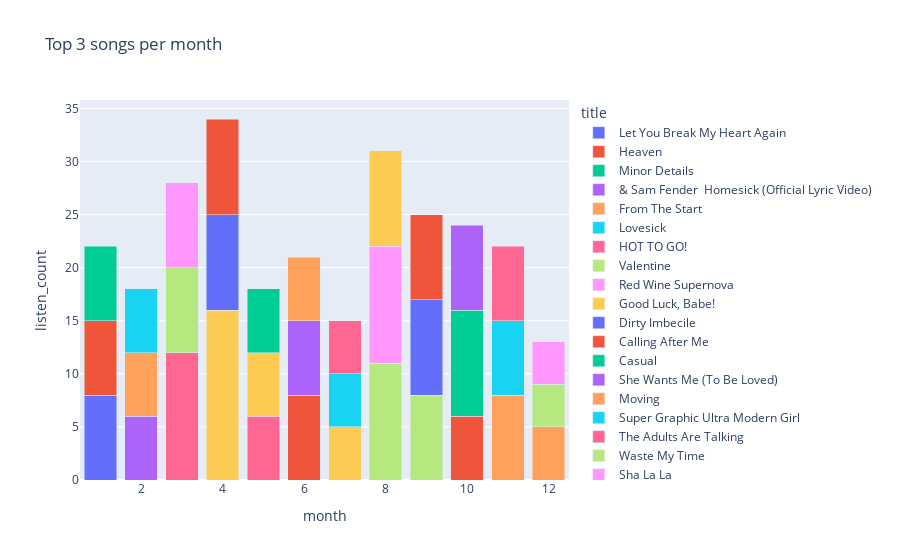

Here is the notebook cell this chart was saved with:
### Code cell
monthly_counts = music.groupby(['title', 'month']).size().reset_index(name='listen_count')

top3_songs = pd.DataFrame()
for month in range(1,13):
    df = monthly_counts[monthly_counts['month']==month]
    df = df.sort_values('listen_count', ascending=False).head(3)
    top3_songs = pd.concat([top3_songs, df])
top3_songs = top3_songs.sort_values(by=["month", "listen_count"], ascending=[True, False])

fig = px.bar(top3_songs, x="month", y="listen_count", color="title", barmode="stack", 
             title="Top 3 songs per month")
fig.show()

### Figure 1 — Plotly figure (JSON) as saved in the notebook; plotly's stock layout.template omitted (floating-point values rounded to 4 significant figures)
{"data": [{"hovertemplate": "title=Let You Break My Heart Again<br>month=%{x}<br>listen_count=%{y}<extra></extra>", "legendgroup": "Let You Break My Heart Again", "marker": {"color": "#636efa", "pattern": {"shape": ""}}, "name": "Let You Break My Heart Again", "orientation": "v", "showlegend": true, "textposition": "auto", "type": "bar", "x": [1.0], "xaxis": "x", "y": [8], "yaxis": "y"}, {"hovertemplate": "title=Heaven<br>month=%{x}<br>listen_count=%{y}<extra></extra>", "legendgroup": "Heaven", "marker": {"color": "#EF553B", "pattern": {"shape": ""}}, "name": "Heaven", "orientation": "v", "showlegend": true, "textposition": "auto", "type": "bar", "x": [1.0], "xaxis": "x", "y": [7], "yaxis": "y"}, {"hovertemplate": "title=Minor Details<br>month=%{x}<br>listen_count=%{y}<extra></extra>", "legendgroup": "Minor Details", "marker": {"color": "#00cc96", "pattern": {"shape": ""}}, "name": "Minor Details", "orientation": "v", "showlegend": true, "textposition": "auto", "type": "bar", "x": [1.0], "xaxis": "x", "y": [7], "yaxis": "y"}, {"hovertemplate": "title=& Sam Fender  Homesick (Official Lyric Video)<br>month=%{x}<br>listen_count=%{y}<extra></extra>", "legendgroup": "& Sam Fender  Homesick (Official Lyric Video)", "marker": {"color": "#ab63fa", "pattern": {"shape": ""}}, "name": "& Sam Fender  Homesick (Official Lyric Video)", "orientation": "v", "showlegend": true, "textposition": "auto", "type": "bar", "x": [2.0], "xaxis": "x", "y": [6], "yaxis": "y"}, {"hovertemplate": "title=From The Start<br>month=%{x}<br>listen_count=%{y}<extra></extra>", "legendgroup": "From The Start", "marker": {"color": "#FFA15A", "pattern": {"shape": ""}}, "name": "From The Start", "orientation": "v", "showlegend": true, "textposition": "auto", "type": "bar", "x": [2.0], "xaxis": "x", "y": [6], "yaxis": "y"}, {"hovertemplate": "title=Lovesick<br>month=%{x}<br>listen_count=%{y}<extra></extra>", "legendgroup": "Lovesick", "marker": {"color": "#19d3f3", "pattern": {"shape": ""}}, "name": "Lovesick", "orientation": "v", "showlegend": true, "textposition": "auto", "type": "bar", "x": [2.0], "xaxis": "x", "y": [6], "yaxis": "y"}, {"hovertemplate": "title=HOT TO GO!<br>month=%{x}<br>listen_count=%{y}<extra></extra>", "legendgroup": "HOT TO GO!", "marker": {"color": "#FF6692", "pattern": {"shape": ""}}, "name": "HOT TO GO!", "orientation": "v", "showlegend": true, "textposition": "auto", "type": "bar", "x": [3.0, 5.0], "xaxis": "x", "y": [12, 6], "yaxis": "y"}, {"hovertemplate": "title=Valentine<br>month=%{x}<br>listen_count=%{y}<extra></extra>", "legendgroup": "Valentine", "marker": {"color": "#B6E880", "pattern": {"shape": ""}}, "name": "Valentine", "orientation": "v", "showlegend": true, "textposition": "auto", "type": "bar", "x": [3.0], "xaxis": "x", "y": [8], "yaxis": "y"}, {"hovertemplate": "title=Red Wine Supernova<br>month=%{x}<br>listen_count=%{y}<extra></extra>", "legendgroup": "Red Wine Supernova", "marker": {"color": "#FF97FF", "pattern": {"shape": ""}}, "name": "Red Wine Supernova", "orientation": "v", "showlegend": true, "textposition": "auto", "type": "bar", "x": [3.0], "xaxis": "x", "y": [8], "yaxis": "y"}, {"hovertemplate": "title=Good Luck, Babe!<br>month=%{x}<br>listen_count=%{y}<extra></extra>", "legendgroup": "Good Luck, Babe!", "marker": {"color": "#FECB52", "pattern": {"shape": ""}}, "name": "Good Luck, Babe!", "orientation": "v", "showlegend": true, "textposition": "auto", "type": "bar", "x": [4.0, 5.0, 7.0], "xaxis": "x", "y": [16, 6, 5], "yaxis": "y"}, {"hovertemplate": "title=Dirty Imbecile<br>month=%{x}<br>listen_count=%{y}<extra></extra>", "legendgroup": "Dirty Imbecile", "marker": {"color": "#636efa", "pattern": {"shape": ""}}, "name": "Dirty Imbecile", "orientation": "v", "showlegend": true, "textposition": "auto", "type": "bar", "x": [4.0], "xaxis": "x", "y": [9], "yaxis": "y"}, {"hovertemplate": "title=Calling After Me<br>month=%{x}<br>listen_count=%{y}<extra></extra>", "legendgroup": "Calling After Me", "marker": {"color": "#EF553B", "pattern": {"shape": ""}}, "name": "Calling After Me", "orientation": "v", "showlegend": true, "textposition": "auto", "type": "bar", "x": [4.0, 6.0], "xaxis": "x", "y": [9, 8], "yaxis": "y"}, {"hovertemplate": "title=Casual<br>month=%{x}<br>listen_count=%{y}<extra></extra>", "legendgroup": "Casual", "marker": {"color": "#00cc96", "pattern": {"shape": ""}}, "name": "Casual", "orientation": "v", "showlegend": true, "textposition": "auto", "type": "bar", "x": [5.0], "xaxis": "x", "y": [6], "yaxis": "y"}, {"hovertemplate": "title=She Wants Me (To Be Loved)<br>month=%{x}<br>listen_count=%{y}<extra></extra>", "legendgroup": "She Wants Me (To Be Loved)", "marker": {"color": "#ab63fa", "pattern": {"shape": ""}}, "name": "She Wants Me (To Be Loved)", "orientation": "v", "showlegend": true, "textposition": "auto", "type": "bar", "x": [6.0], "xaxis": "x", "y": [7], "yaxis": "y"}, {"hovertemplate": "title=Moving<br>month=%{x}<br>listen_count=%{y}<extra></extra>", "legendgroup": "Moving", "marker": {"color": "#FFA15A", "pattern": {"shape": ""}}, "name": "Moving", "orientation": "v", "showlegend": true, "textposition": "auto", "type": "bar", "x": [6.0], "xaxis": "x", "y": [6], "yaxis": "y"}, {"hovertemplate": "title=Super Graphic Ultra Modern Girl<br>month=%{x}<br>listen_count=%{y}<extra></extra>", "legendgroup": "Super Graphic Ultra Modern Girl", "marker": {"color": "#19d3f3", "pattern": {"shape": ""}}, "name": "Super Graphic Ultra Modern Girl", "orientation": "v", "showlegend": true, "textposition": "auto", "type": "bar", "x": [7.0], "xaxis": "x", "y": [5], "yaxis": "y"}, {"hovertemplate": "title=The Adults Are Talking<br>month=%{x}<br>listen_count=%{y}<extra></extra>", "legendgroup": "The Adults Are Talking", "marker": {"color": "#FF6692", "pattern": {"shape": ""}}, "name": "The Adults Are Talking", "orientation": "v", "showlegend": true, "textposition": "auto", "type": "bar", "x": [7.0], "xaxis": "x", "y": [5], "yaxis": "y"}, {"hovertemplate": "title=Waste My Time<br>month=%{x}<br>listen_count=%{y}<extra></extra>", "legendgroup": "Waste My Time", "marker": {"color": "#B6E880", "pattern": {"shape": ""}}, "name": "Waste My Time", "orientation": "v", "showlegend": true, "textposition": "auto", "type": "bar", "x": [8.0, 9.0], "xaxis": "x", "y": [11, 8], "yaxis": "y"}, {"hovertemplate": "title=Sha La La<br>month=%{x}<br>listen_count=%{y}<extra></extra>", "legendgroup": "Sha La La", "marker": {"color": "#FF97FF", "pattern": {"shape": ""}}, "name": "Sha La La", "orientation": "v", "showlegend": true, "textposition": "auto", "type": "bar", "x": [8.0], "xaxis": "x", "y": [11], "yaxis": "y"}, {"hovertemplate": "title=Complicated<br>month=%{x}<br>listen_count=%{y}<extra></extra>", "legendgroup": "Complicated", "marker": {"color": "#FECB52", "pattern": {"shape": ""}}, "name": "Complicated", "orientation": "v", "showlegend": true, "textposition": "auto", "type": "bar", "x": [8.0], "xaxis": "x", "y": [9], "yaxis": "y"}, {"hovertemplate": "title=Espresso<br>month=%{x}<br>listen_count=%{y}<extra></extra>", "legendgroup": "Espresso", "marker": {"color": "#636efa", "pattern": {"shape": ""}}, "name": "Espresso", "orientation": "v", "showlegend": true, "textposition": "auto", "type": "bar", "x": [9.0], "xaxis": "x", "y": [9], "yaxis": "y"}, {"hovertemplate": "title=Taste<br>month=%{x}<br>listen_count=%{y}<extra></extra>", "legendgroup": "Taste", "marker": {"color": "#EF553B", "pattern": {"shape": ""}}, "name": "Taste", "orientation": "v", "showlegend": true, "textposition": "auto", "type": "bar", "x": [9.0, 10.0], "xaxis": "x", "y": [8, 6], "yaxis": "y"}, {"hovertemplate": "title=Please Please Please<br>month=%{x}<br>listen_count=%{y}<extra></extra>", "legendgroup": "Please Please Please", "marker": {"color": "#00cc96", "pattern": {"shape": ""}}, "name": "Please Please Please", "orientation": "v", "showlegend": true, "textposition": "auto", "type": "bar", "x": [10.0], "xaxis": "x", "y": [10], "yaxis": "y"}, {"hovertemplate": "title=Pink Skies<br>month=%{x}<br>listen_count=%{y}<extra></extra>", "legendgroup": "Pink Skies", "marker": {"color": "#ab63fa", "pattern": {"shape": ""}}, "name": "Pink Skies", "orientation": "v", "showlegend": true, "textposition": "auto", "type": "bar", "x": [10.0], "xaxis": "x", "y": [8], "yaxis": "y"}, {"hovertemplate": "title=People<br>month=%{x}<br>listen_count=%{y}<extra></extra>", "legendgroup": "People", "marker": {"color": "#FFA15A", "pattern": {"shape": ""}}, "name": "People", "orientation": "v", "showlegend": true, "textposition": "auto", "type": "bar", "x": [11.0, 12.0], "xaxis": "x", "y": [8, 5], "yaxis": "y"}, {"hovertemplate": "title=Bleed It Out<br>month=%{x}<br>listen_count=%{y}<extra></extra>", "legendgroup": "Bleed It Out", "marker": {"color": "#19d3f3", "pattern": {"shape": ""}}, "name": "Bleed It Out", "orientation": "v", "showlegend": true, "textposition": "auto", "type": "bar", "x": [11.0], "xaxis": "x", "y": [7], "yaxis": "y"}, {"hovertemplate": "title=Automatic<br>month=%{x}<br>listen_count=%{y}<extra></extra>", "legendgroup": "Automatic", "marker": {"color": "#FF6692", "pattern": {"shape": ""}}, "name": "Automatic", "orientation": "v", "showlegend": true, "textposition": "auto", "type": "bar", "x": [11.0], "xaxis": "x", "y": [7], "yaxis": "y"}, {"hovertemplate": "title=Betcha Can't Wait / New Town Crier (lyric video)<br>month=%{x}<br>listen_count=%{y}<extra></extra>", "legendgroup": "Betcha Can't Wait / New Town Crier (lyric video)", "marker": {"color": "#B6E880", "pattern": {"shape": ""}}, "name": "Betcha Can't Wait / New Town Crier (lyric video)", "orientation": "v", "showlegend": true, "textposition": "auto", "type": "bar", "x": [12.0], "xaxis": "x", "y": [4], "yaxis": "y"}, {"hovertemplate": "title=Get Used to It<br>month=%{x}<br>listen_count=%{y}<extra></extra>", "legendgroup": "Get Used to It", "marker": {"color": "#FF97FF", "pattern": {"shape": ""}}, "name": "Get Used to It", "orientation": "v", "showlegend": true, "textposition": "auto", "type": "bar", "x": [12.0], "xaxis": "x", "y": [4], "yaxis": "y"}], "layout": {"barmode": "stack", "legend": {"title": {"text": "title"}, "tracegroupgap": 0}, "title": {"text": "Top 3 songs per month"}, "xaxis": {"anchor": "y", "domain": [0, 1], "title": {"text": "month"}}, "yaxis": {"anchor": "x", "domain": [0, 1], "title": {"text": "listen_count"}}}}
